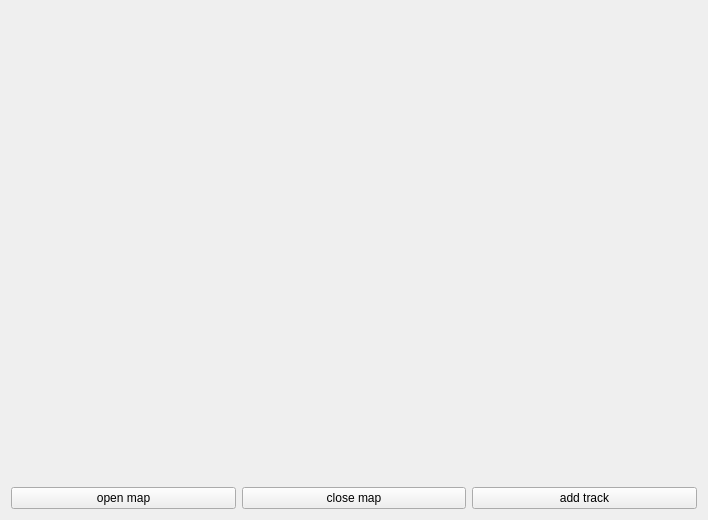
<?xml version="1.0" encoding="UTF-8"?>
<ui version="4.0">
 <class>GoogleCacheMapWindow</class>
 <widget class="QWidget" name="GoogleCacheMapWindow">
  <property name="geometry">
   <rect>
    <x>0</x>
    <y>0</y>
    <width>708</width>
    <height>520</height>
   </rect>
  </property>
  <property name="windowTitle">
   <string>Demo google cache</string>
  </property>
  <layout class="QHBoxLayout" name="horizontalLayout">
   <item>
    <layout class="QVBoxLayout" name="verticalLayout_2">
     <item>
      <layout class="QHBoxLayout" name="horizontalLayout_2">
       <item>
        <widget class="PwGisWidget" name="pwgiswidget" native="true">
         <property name="sizePolicy">
          <sizepolicy hsizetype="Expanding" vsizetype="Expanding">
           <horstretch>0</horstretch>
           <verstretch>0</verstretch>
          </sizepolicy>
         </property>
        </widget>
       </item>
      </layout>
     </item>
     <item>
      <layout class="QHBoxLayout" name="horizontalLayout_3">
       <item>
        <widget class="QPushButton" name="btnOpenMap">
         <property name="text">
          <string>open map</string>
         </property>
        </widget>
       </item>
       <item>
        <widget class="QPushButton" name="btnCloseMap">
         <property name="text">
          <string>close map</string>
         </property>
        </widget>
       </item>
       <item>
        <widget class="QPushButton" name="btnAddTrack">
         <property name="text">
          <string>add track</string>
         </property>
        </widget>
       </item>
      </layout>
     </item>
    </layout>
   </item>
  </layout>
 </widget>
 <customwidgets>
  <customwidget>
   <class>PwGisWidget</class>
   <extends>QWidget</extends>
   <header location="global">PwGis/pwgiswidget.h</header>
   <container>1</container>
  </customwidget>
 </customwidgets>
 <resources/>
 <connections/>
</ui>
